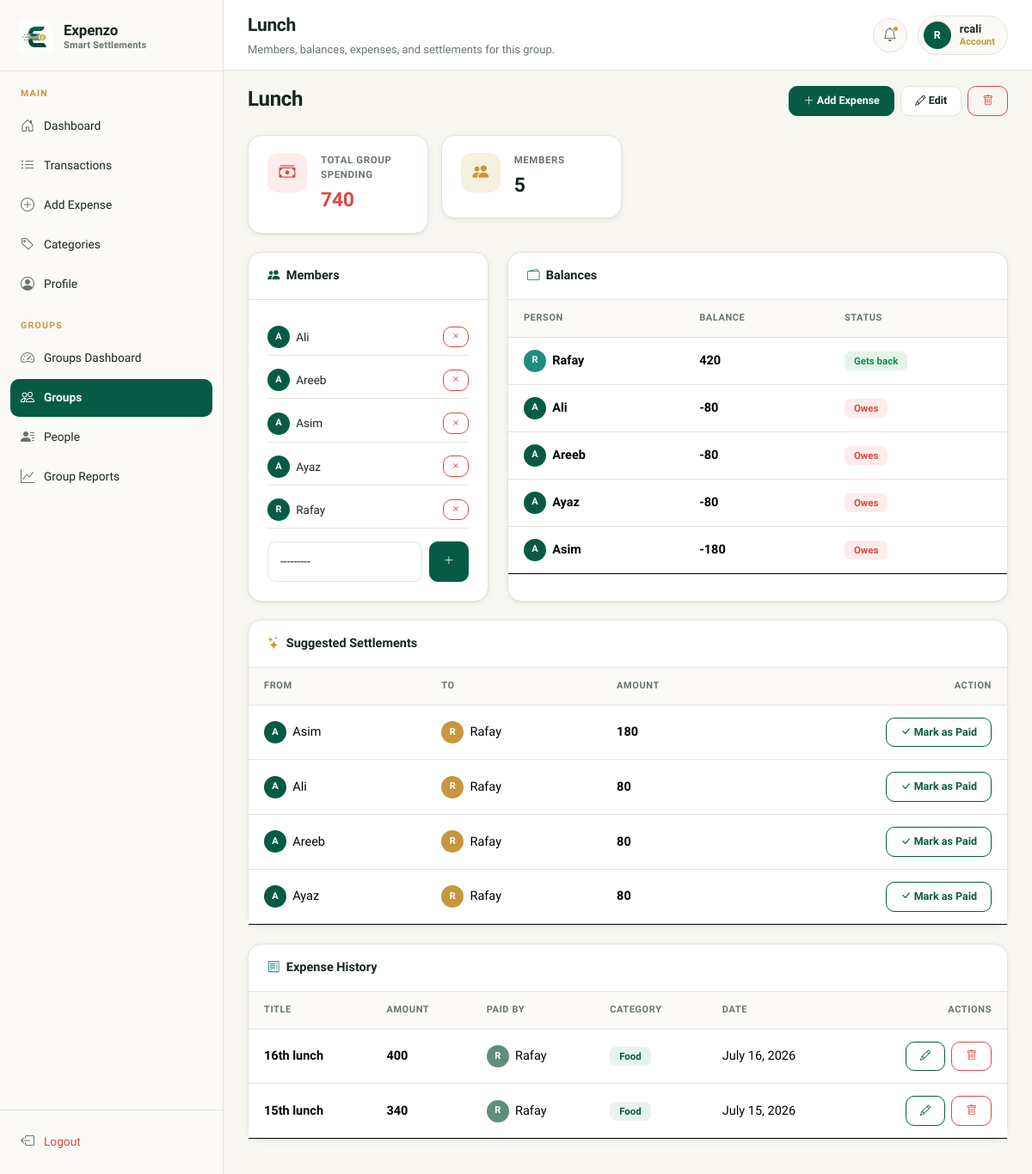
Page /groups/5/ (signed in) on the committed database.
### tracker/models.py (models this page shows, shortened)
class ExpenseGroup(models.Model):
    user = models.ForeignKey(settings.AUTH_USER_MODEL, on_delete=models.CASCADE, related_name='expense_groups')
    name = models.CharField(max_length=150)
    description = models.TextField(blank=True)
    members = models.ManyToManyField(Person, through='GroupMember', related_name='groups')
    created_at = models.DateTimeField(auto_now_add=True)
    updated_at = models.DateTimeField(auto_now=True)
    class Meta:
        ordering = ['-created_at']

class GroupMember(models.Model):
    group = models.ForeignKey(ExpenseGroup, on_delete=models.CASCADE, related_name='group_members')
    person = models.ForeignKey(Person, on_delete=models.CASCADE, related_name='memberships')
    joined_date = models.DateField(auto_now_add=True)
    class Meta:
        unique_together = ('group', 'person')

class Person(models.Model):
    user = models.ForeignKey(settings.AUTH_USER_MODEL, on_delete=models.CASCADE, related_name='people')
    name = models.CharField(max_length=150)
    phone = models.CharField(max_length=20, blank=True)
    email = models.EmailField(blank=True)
    created_at = models.DateTimeField(auto_now_add=True)
    class Meta:
        ordering = ['name']
    def __str__(self):
        return self.name

class GroupExpense(models.Model):
    CATEGORY_CHOICES = [
        ('Food', 'Food'),
        ('Travel', 'Travel'),
        ('Shopping', 'Shopping'),
        ('Utilities', 'Utilities'),
        ('Entertainment', 'Entertainment'),
        ('Other', 'Other'),
    ]
    group = models.ForeignKey(ExpenseGroup, on_delete=models.CASCADE, related_name='expenses')
    title = models.CharField(max_length=150)
    description = models.TextField(blank=True)
    total_amount = models.DecimalField(max_digits=10, decimal_places=2)
    paid_by = models.ForeignKey(Person, on_delete=models.PROTECT, related_name='paid_expenses')
    category = models.CharField(max_length=20, choices=CATEGORY_CHOICES, default='Other')
    expense_date = models.DateField()
    created_at = models.DateTimeField(auto_now_add=True)
    class Meta:
        ordering = ['-expense_date', '-id']

### tracker/views.py (the view)
# urls.py: path('groups/<int:pk>/', views.ExpenseGroupDetailView.as_view(), name='group_detail'),
class ExpenseGroupDetailView(LoginRequiredMixin, DetailView):
    model = ExpenseGroup
    template_name = 'groups/group_detail.html'
    context_object_name = 'group'
    def get_queryset(self):
        return ExpenseGroup.objects.filter(user=self.request.user)
    def get_context_data(self, **kwargs):
        ctx = super().get_context_data(**kwargs)
        group = self.object
        balances = calculate_group_balances(group.id)
        ctx['group_members'] = group.group_members.select_related('person').all()
        ctx['balances'] = sorted(
            balances.items(), key=lambda item: item[1], reverse=True
        )
        ctx['settlement_plan'] = generate_settlement_plan(group.id)
        ctx['expenses'] = group.expenses.select_related('paid_by').prefetch_related('splits__person')
        ctx['member_add_form'] = GroupMemberAddForm(user=self.request.user, group=group)
        ctx['total_spent'] = group.expenses.aggregate(total=Sum('total_amount'))['total'] or Decimal('0.00')
        return ctx

### tracker/templates/groups/group_detail.html (shortened to what this page needs)
{% extends 'base.html' %}
{% load widget_tweaks %}
{% block topbar_title %}{{ group.name }}{% endblock %}
{% block topbar_desc %}Members, balances, expenses, and settlements for this group.{% endblock %}
{% block content %}
<div class="d-flex justify-content-between align-items-center mb-4 flex-wrap gap-2">
  <div>
    <h5 class="page-heading mb-0">{{ group.name }}</h5>
  </div>
  <div class="d-flex gap-2">
    <a href="{% url 'group_expense_create' group.pk %}" class="btn btn-primary btn-sm">
      <i class="bi bi-plus-lg"></i> Add Expense
    </a>
    <a href="{% url 'group_edit' group.pk %}" class="btn btn-secondary btn-sm">
      <i class="bi bi-pencil"></i> Edit
    </a>
    <button type="button" class="btn btn-outline-danger btn-sm" data-bs-toggle="modal" data-bs-target="#deleteGroupModal">
      <i class="bi bi-trash"></i>
    </button>
  </div>
</div>
<div class="row g-3 mb-4">
  <div class="col-sm-6 col-lg-3">
    <div class="stat-card">
      <div class="stat-icon expense"><i class="bi bi-cash-stack"></i></div>
      <div>
        <div class="stat-label">Total Group Spending</div>
        <div class="stat-value expense">{{ total_spent|floatformat:0 }}</div>
      </div>
    </div>
  </div>
  <div class="col-sm-6 col-lg-3">
    <div class="stat-card">
      <div class="stat-icon accent"><i class="bi bi-people-fill"></i></div>
      <div>
        <div class="stat-label">Members</div>
        <div class="stat-value">{{ group_members|length }}</div>
      </div>
    </div>
  </div>
</div>
<div class="row g-4 mb-4">
  <div class="col-lg-4">
    <div class="card h-100">
      <div class="card-header d-flex align-items-center gap-2">
        <i class="bi bi-people-fill" style="color: var(--primary);"></i> Members
      </div>
      <div class="card-body">
        {% for gm in group_members %}
        <div class="d-flex justify-content-between align-items-center mb-2" style="padding: 8px 0; border-bottom: 1px solid var(--border);">
          <span class="d-flex align-items-center gap-2" style="font-size: 13.5px;">
            <span class="avatar sm">{{ gm.person.name|slice:":1"|upper }}</span>
            {{ gm.person.name }}
          </span>
          <form method="post" action="{% url 'group_member_remove' group.pk gm.pk %}" onsubmit="return confirm('Remove {{ gm.person.name }} from this group?');">
            <button type="submit" class="btn btn-outline-danger btn-sm" style="padding: 2px 8px;" aria-label="Remove {{ gm.person.name }}">
              <i class="bi bi-x"></i>
            </button>
          </form>
        </div>
        {% empty %}
        <p style="color: var(--text-secondary); font-size: 13px;">No members yet.</p>
        {% endfor %}
        <form method="post" action="{% url 'group_member_add' group.pk %}" class="mt-3 d-flex gap-2">
          {{ member_add_form.person|add_class:"form-select form-select-sm" }}
          <button type="submit" class="btn btn-primary btn-sm"><i class="bi bi-plus-lg"></i></button>
        </form>
      </div>
    </div>
  </div>
  <div class="col-lg-8">
    <div class="card h-100">
      <div class="card-header d-flex align-items-center gap-2">
        <i class="bi bi-wallet2" style="color: var(--teal);"></i> Balances
      </div>
      <div class="card-body p-0">
        {% if balances %}
        <div class="table-responsive">
          <table class="table">
            <thead>
              <tr><th scope="col">Person</th><th scope="col">Balance</th><th scope="col">Status</th></tr>
            </thead>
            <tbody>
              {% for person, balance in balances %}
              <tr>
                <td>
                  <div class="d-flex align-items-center gap-2" style="font-weight: 600;">
                    <span class="avatar sm {% if balance > 0 %}teal{% elif balance < 0 %}{% else %}sage{% endif %}">{{ person.name|slice:":1"|upper }}</span>
                    {{ person.name }}
                  </div>
                </td>
                <td class="{% if balance > 0 %}balance-positive{% elif balance < 0 %}balance-negative{% else %}balance-neutral{% endif %}">
                  {{ balance|floatformat:0 }}
                </td>
                <td>
                  {% if balance > 0 %}
                    <span class="badge-ok">Gets back</span>
                  {% elif balance < 0 %}
                    <span class="badge-over">Owes</span>
                  {% else %}
                    <span class="badge-neutral">Settled</span>
                  {% endif %}
                </td>
              </tr>
              {% endfor %}
            </tbody>
          </table>
        </div>
        {% else %}
        <div class="empty-state">
          <i class="bi bi-wallet2"></i>
          <h6>No expenses yet</h6>
        </div>
        {% endif %}
      </div>
    </div>
  </div>
</div>
<div class="card mb-4">
  <div class="card-header d-flex align-items-center gap-2">
    <i class="bi bi-stars" style="color: var(--accent-gold);"></i> Suggested Settlements
  </div>
  <div class="card-body p-0">
    {% if settlement_plan %}
    <div class="table-responsive">
      <table class="table">
        <thead>
          <tr><th scope="col">From</th><th scope="col">To</th><th scope="col">Amount</th><th scope="col" class="text-end">Action</th></tr>
        </thead>
        <tbody>
          {% for entry in settlement_plan %}
          <tr>
            <td>
              <div class="d-flex align-items-center gap-2">
                <span class="avatar sm">{{ entry.from.name|slice:":1"|upper }}</span>
                {{ entry.from.name }}
              </div>
            </td>
            <td>
              <div class="d-flex align-items-center gap-2">
                <span class="avatar sm gold">{{ entry.to.name|slice:":1"|upper }}</span>
                {{ entry.to.name }}
              </div>
            </td>
            <td class="balance-positive">{{ entry.amount|floatformat:0 }}</td>
            <td class="text-end">
              <form method="post" action="{% url 'settlement_mark_paid' group.pk %}" onsubmit="return confirm('Mark {{ entry.from.name }} → {{ entry.to.name }} ({{ entry.amount|floatformat:0 }}) as paid?');">
                <button type="submit" class="btn btn-outline-primary btn-sm">
                  <i class="bi bi-check-lg"></i> Mark as Paid
                </button>
              </form>
            </td>
          </tr>
          {% endfor %}
        </tbody>
      </table>
    </div>
    {% else %}
    <div class="empty-state">
      <i class="bi bi-check-circle"></i>
      <h6>Everyone is settled up</h6>
    </div>
    {% endif %}
  </div>
</div>
<div class="card">
  <div class="card-header d-flex align-items-center gap-2">
    <i class="bi bi-receipt" style="color: var(--teal);"></i> Expense History
  </div>
  <div class="card-body p-0">
    {% if expenses %}
    <div class="table-responsive">
      <table class="table">
        <thead>
          <tr><th scope="col">Title</th><th scope="col">Amount</th><th scope="col">Paid By</th><th scope="col">Category</th><th scope="col">Date</th><th scope="col" class="text-end">Actions</th></tr>
        </thead>
        <tbody>
          {% for expense in expenses %}
          <tr>
            <td>
              <div style="font-weight: 600;">{{ expense.title }}</div>
            </td>
            <td style="font-weight: 700;">{{ expense.total_amount|floatformat:0 }}</td>
            <td>
              <div class="d-flex align-items-center gap-2">
                <span class="avatar sm sage">{{ expense.paid_by.name|slice:":1"|upper }}</span>
                {{ expense.paid_by.name }}
              </div>
            </td>
            <td><span class="badge-category">{{ expense.category }}</span></td>
            <td>{{ expense.expense_date }}</td>
            <td class="text-end">
              <a href="{% url 'group_expense_edit' expense.pk %}" class="btn btn-outline-primary btn-sm me-1">
                <i class="bi bi-pencil"></i>
              </a>
              <button type="button" class="btn btn-outline-danger btn-sm" data-bs-toggle="modal" data-bs-target="#deleteExpenseModal-{{ expense.pk }}">
                <i class="bi bi-trash"></i>
              </button>
            </td>
          </tr>
          {% endfor %}
        </tbody>
      </table>
    </div>
    {% endif %}
  </div>
</div>
{% endblock %}

### tracker/templates/base.html (shortened to what this page needs)
{% load static %}
<!DOCTYPE html>
<html lang="en">
<head>
  <link href="https://cdn.jsdelivr.net/npm/bootstrap@5.3.2/dist/css/bootstrap.min.css" rel="stylesheet">
  <link rel="stylesheet" href="https://cdn.jsdelivr.net/npm/bootstrap-icons@1.11.3/font/bootstrap-icons.min.css">
  <link rel="stylesheet" href="{% static 'tracker/css/theme.css' %}">
</head>
<body>
{% if user.is_authenticated %}
<div class="app-wrapper">
  <aside class="sidebar" id="sidebar">
    <div class="sidebar-brand">
      <div class="brand-icon"><img src="{% static 'tracker/images/logo-icon.png' %}" alt="Expenzo logo"></div>
      <div>
        <div class="brand-name">Expenzo</div>
        <div class="brand-sub">Smart Settlements</div>
      </div>
    </div>
    <nav class="sidebar-nav" aria-label="Main navigation">
      <div class="sidebar-label">Main</div>
      <a href="{% url 'dashboard' %}" class="sidebar-link {% if request.resolver_match.url_name == 'dashboard' %}active{% endif %}">
        <i class="bi bi-house-door"></i> Dashboard
      </a>
      <a href="{% url 'transaction_list' %}" class="sidebar-link {% if request.resolver_match.url_name == 'transaction_list' %}active{% endif %}">
        <i class="bi bi-list-ul"></i> Transactions
      </a>
      <a href="{% url 'add_transaction' %}" class="sidebar-link {% if request.resolver_match.url_name == 'add_transaction' %}active{% endif %}">
        <i class="bi bi-plus-circle"></i> Add Expense
      </a>
      <a href="{% url 'category_list' %}" class="sidebar-link {% if request.resolver_match.url_name == 'category_list' %}active{% endif %}">
        <i class="bi bi-tag"></i> Categories
      </a>
      <a href="{% url 'profile' %}" class="sidebar-link {% if request.resolver_match.url_name == 'profile' %}active{% endif %}">
        <i class="bi bi-person-circle"></i> Profile
      </a>
      <div class="sidebar-label">Groups</div>
      <a href="{% url 'group_dashboard' %}" class="sidebar-link {% if request.resolver_match.url_name == 'group_dashboard' %}active{% endif %}">
        <i class="bi bi-speedometer2"></i> Groups Dashboard
      </a>
      <a href="{% url 'group_list' %}" class="sidebar-link {% if request.resolver_match.url_name == 'group_list' or request.resolver_match.url_name == 'group_detail' %}active{% endif %}">
        <i class="bi bi-people"></i> Groups
      </a>
      <a href="{% url 'person_list' %}" class="sidebar-link {% if request.resolver_match.url_name == 'person_list' %}active{% endif %}">
        <i class="bi bi-person-lines-fill"></i> People
      </a>
      <a href="{% url 'group_reports' %}" class="sidebar-link {% if request.resolver_match.url_name == 'group_reports' %}active{% endif %}">
        <i class="bi bi-graph-up"></i> Group Reports
      </a>
    </nav>
    <div class="sidebar-footer">
      <form method="post" action="{% url 'logout' %}">
        <button type="submit" class="sidebar-link logout" style="background:none;border:none;width:100%;text-align:left;cursor:pointer;">
          <i class="bi bi-box-arrow-left"></i> Logout
        </button>
      </form>
    </div>
  </aside>
  <header class="topbar">
    <div class="d-flex align-items-center gap-3">
      <div>
        <div class="topbar-title">{% block topbar_title %}Dashboard{% endblock %}</div>
        <div class="topbar-desc">{% block topbar_desc %}{% endblock %}</div>
      </div>
    </div>
    <div class="topbar-right">
      <button type="button" class="btn-icon" aria-label="Notifications">
        <i class="bi bi-bell"></i>
        <span class="notif-dot" aria-hidden="true"></span>
      </button>
      <div class="topbar-user">
        <div class="avatar">{{ request.user.username|first|upper }}</div>
        <div>
          {{ request.user.username }}
          <span class="plan-label">Account</span>
        </div>
      </div>
    </div>
  </header>
  <main class="main-content">
    <div class="page-body fade-in">
      {% block content %}{% endblock %}
    </div>
  </main>
</div>
{% endif %}
</body>
</html>

### rows in the picture
ExpenseGroup: name "Lunch"
GroupMember: person.name "A", person.name "Ali"
GroupMember: person.name "A", person.name "Areeb"
GroupMember: person.name "A", person.name "Asim"
GroupMember: person.name "A", person.name "Ayaz"
GroupMember: person.name "R", person.name "Rafay"
Person: name "R", name "Rafay", balance "420", shows "Gets back"
Person: name "A", name "Ali", balance "-80", shows "Owes", from.name "A", from.name "Ali", to.name "R", to.name "Rafay", amount "80"
Person: name "A", name "Areeb", balance "-80", shows "Owes", from.name "A", from.name "Areeb", to.name "R", to.name "Rafay", amount "80"
Person: name "A", name "Ayaz", balance "-80", shows "Owes", from.name "A", from.name "Ayaz", to.name "R", to.name "Rafay", amount "80"
Person: name "A", name "Asim", balance "-180", shows "Owes", from.name "A", from.name "Asim", to.name "R", to.name "Rafay", amount "180"
GroupExpense: title "16th lunch", total_amount "400", paid_by.name "R", paid_by.name "Rafay", category "Food", expense_date "July 16, 2026"
GroupExpense: title "15th lunch", total_amount "340", paid_by.name "R", paid_by.name "Rafay", category "Food", expense_date "July 15, 2026"

### other values in the picture
{{ request.user.username|first|upper }} "R"
{{ request.user.username }} "rcali"
{{ total_spent|floatformat:0 }} "740"
{{ group_members|length }} "5"
